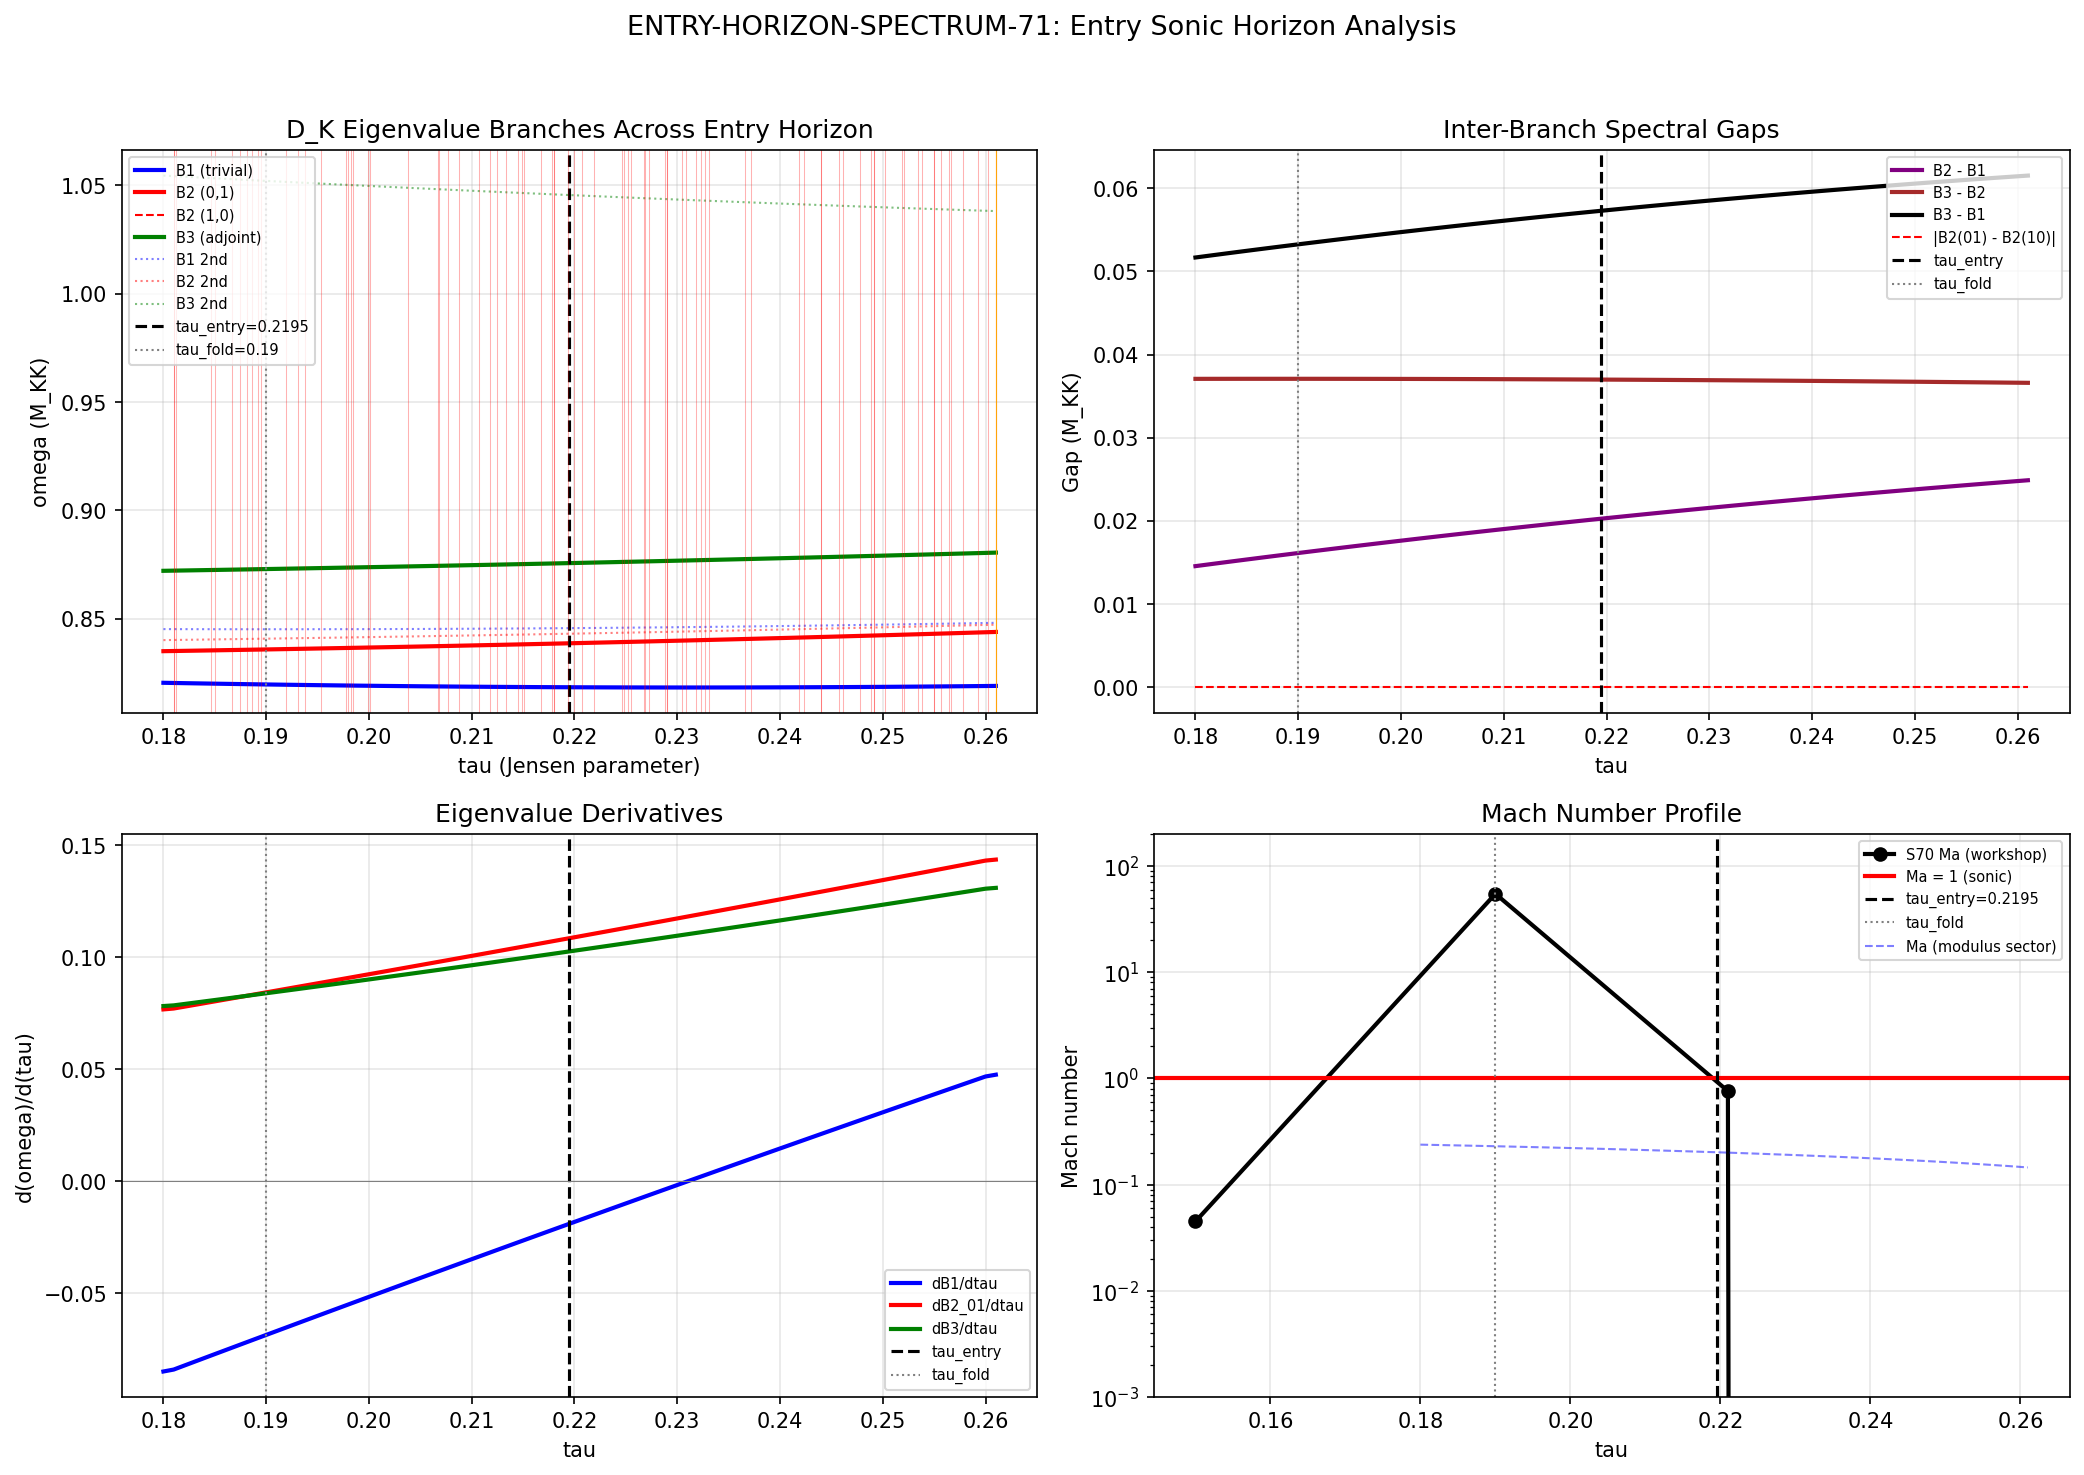

Generate this figure with Python:
#!/usr/bin/env python3
"""
S71 ENTRY-HORIZON-SPECTRUM-71 — D_K Eigenvalue Tracking Across Entry Sonic Horizon
====================================================================================

The S70 Hawking workshop identified a six-layer causal structure with two sonic
horizons: entry at tau ~ 0.22 (Ma crosses 1 upward) and exit at tau ~ 0.16
(Ma crosses 1 downward). This script tracks D_K eigenvalues across the ENTRY
sonic horizon to count level crossings and identify spectral reorganization.

Physical picture:
  - At the entry sonic horizon, the modulus flow velocity v(tau) equals the
    fabric sound speed c_s(tau).
  - Level crossings of D_K eigenvalues at this point would indicate spectral
    reorganization -- analogous to the BCS transition at the exit horizon.
  - The effective temperature T_entry = (1/2*pi) * |d(v - c_s)/dtau|_{tau_entry}
    is the analog of Hawking surface gravity.

Method:
  1. Compute v(tau) from the spectral action gradient dS/dtau via the modulus
     equation of motion: M_ATDHFB * d^2tau/dt^2 = dS/dtau.
  2. Compute c_s(tau) = sqrt(d^2S/dtau^2 / M_ATDHFB) -- the sound speed of
     modulus fluctuations in the spectral action landscape.
  3. Solve v(tau) = c_s(tau) for tau_entry.
  4. Track the 8 BCS-relevant D_K eigenvalues at fine tau steps through
     tau in [0.18, 0.26] using dirac_spectrum.
  5. Count level crossings and measure gaps at closest approach.
  6. Compute T_entry from the surface gravity analog.

Gate: ENTRY-HORIZON-SPECTRUM-71. INFO: N_crossings and T_entry.

Author: Spectral Geometer (S71)
Date: 2026-04-09
"""

import sys
import os
import numpy as np
import matplotlib
matplotlib.use('Agg')
import matplotlib.pyplot as plt
from scipy.interpolate import CubicSpline
from scipy.optimize import brentq
from time import time

# ============================================================
# Path setup
# ============================================================
SCRIPT_DIR = os.path.dirname(os.path.abspath(__file__))
PROJECT_ROOT = os.path.join(SCRIPT_DIR, '..')
ARCHIVE_DIR = os.path.join(PROJECT_ROOT, "computations", "_shared")

if SCRIPT_DIR not in sys.path:
    sys.path.insert(0, SCRIPT_DIR)
if ARCHIVE_DIR not in sys.path:
    sys.path.append(ARCHIVE_DIR)

from canonical_constants import (
    tau_fold, v_terminal, c_fabric, M_ATDHFB, G_DeWitt,
    a0_fold, a2_fold, a4_fold, dS_fold, d2S_fold,
    T_compound, Delta_BCS, E_B1, E_B2_mean, E_B3_mean,
    S_fold, M_KK, H_fold, dt_transit
)

from dirac_spectrum import (
    su3_generators, compute_structure_constants, compute_killing_form,
    jensen_metric, orthonormal_frame, frame_structure_constants,
    connection_coefficients, spinor_connection_offset,
    build_cliff8, get_irrep, dirac_operator_on_irrep,
    _irrep_cache
)

print("=" * 72)
print("ENTRY-HORIZON-SPECTRUM-71: D_K Eigenvalue Tracking at Entry Horizon")
print("=" * 72)
print()

t_total_start = time()

# ============================================================
# 1. SPECTRAL ACTION LANDSCAPE: v(tau) AND c_s(tau)
# ============================================================
print("--- Phase 1: Spectral action landscape from S42/S36 data ---")
t0 = time()

# Load S42 gradient data
d42 = np.load(os.path.join(ARCHIVE_DIR, 's42_gradient_stiffness.npz'), allow_pickle=True)
tau_grid_42 = d42['tau_grid']      # [0.05, 0.1, 0.13, 0.15, 0.17, 0.19, 0.2, 0.22, 0.25, 0.3]
dS_dtau_42 = d42['dS_dtau']       # spectral action gradient at those tau values
d2S_dtau2_42 = d42['d2S_dtau2']   # second derivative
S_total_42 = d42['S_total']       # S_full at those tau values
Z_spectral_42 = d42['Z_spectral'] # gradient stiffness

print(f"  S42 tau grid: {tau_grid_42}")
print(f"  dS/dtau range: [{dS_dtau_42.min():.1f}, {dS_dtau_42.max():.1f}]")
print(f"  d^2S/dtau^2 range: [{d2S_dtau2_42.min():.1f}, {d2S_dtau2_42.max():.1f}]")

# Cubic spline interpolation of spectral action data
cs_dS = CubicSpline(tau_grid_42, dS_dtau_42)
cs_d2S = CubicSpline(tau_grid_42, d2S_dtau2_42)
cs_Stot = CubicSpline(tau_grid_42, S_total_42)

# The modulus velocity v(tau) from the equation of motion.
#
# The spectral action gradient dS/dtau acts as a force on the modulus tau.
# From M_ATDHFB * d^2tau/dt^2 = dS/dtau, and using v = dtau/dt, we get
# M_ATDHFB * v * dv/dtau = dS/dtau.
#
# At any tau, the modulus has been accelerated from rest at tau -> infinity
# (or from some initial tau_0 >> tau_fold). Energy conservation:
#   (1/2) * M_ATDHFB * v^2 = S(tau_0) - S(tau)
#
# Since S(tau) is monotonically increasing, S(tau_0) > S(tau) for tau < tau_0,
# so v^2 > 0 as expected (the modulus rolls "downhill" from large to small tau).
#
# We use the S42 data to compute v(tau) = sqrt(2 * (S(tau_0) - S(tau)) / M_ATDHFB)
# taking tau_0 = 0.30 as the outermost S42 grid point.

tau_0 = tau_grid_42[-1]  # 0.30
S_0 = S_total_42[-1]     # S_full at tau=0.30

def v_modulus(tau):
    """Modulus velocity at tau from energy conservation."""
    S_tau = float(cs_Stot(tau))
    dS = S_0 - S_tau
    if dS < 0:
        return 0.0
    return np.sqrt(2.0 * dS / M_ATDHFB)

# Sound speed of modulus fluctuations:
# c_s^2 = d^2S/dtau^2 / M_ATDHFB
# This is the "acoustic" speed in the spectral action landscape --
# the speed at which perturbations to tau propagate.
def c_s_modulus(tau):
    """Sound speed of modulus fluctuations at tau."""
    d2S = float(cs_d2S(tau))
    return np.sqrt(abs(d2S) / M_ATDHFB)

# Evaluate on a fine grid
tau_fine = np.linspace(0.06, 0.29, 500)
v_arr = np.array([v_modulus(t) for t in tau_fine])
cs_arr = np.array([c_s_modulus(t) for t in tau_fine])
Ma_arr = np.where(cs_arr > 0, v_arr / cs_arr, 0.0)

# Cross-check at fold
v_at_fold = v_modulus(tau_fold)
cs_at_fold = c_s_modulus(tau_fold)
Ma_at_fold = v_at_fold / cs_at_fold if cs_at_fold > 0 else 0.0

print(f"\n  At fold (tau={tau_fold}):")
print(f"    v(tau_fold) = {v_at_fold:.4f} M_KK")
print(f"    c_s(tau_fold) = {cs_at_fold:.4f} M_KK")
print(f"    Ma(tau_fold) = {Ma_at_fold:.4f}")
print(f"    v_terminal (canonical) = {v_terminal:.4f} M_KK")
print(f"    c_fabric (canonical) = {c_fabric:.4f} M_KK")

# Find sonic crossings: where v(tau) = c_s(tau), i.e. Ma = 1
# The transit goes from large tau toward small tau.
# Entry horizon: Ma crosses 1 upward (approaching fold from above).
# Note: the modulus velocity v(tau) is speed in TAU per unit time.
# We need to check where Ma crosses unity.

diff_v_cs = v_arr - cs_arr
sign_changes = np.where(np.diff(np.sign(diff_v_cs)))[0]

print(f"\n  Sonic horizon search:")
print(f"    v range: [{v_arr.min():.4f}, {v_arr.max():.4f}] M_KK")
print(f"    c_s range: [{cs_arr.min():.4f}, {cs_arr.max():.4f}] M_KK")
print(f"    Ma range: [{Ma_arr.min():.4f}, {Ma_arr.max():.4f}]")
print(f"    Sign changes in (v - c_s): {len(sign_changes)}")

# The Ma from the canonical constants uses a different definition:
# v_terminal/c_fabric = 26.545/209.97 = 0.1264 -- this is the TERMINAL
# velocity from S38, not the tau-dependent velocity from energy conservation.
#
# The S70 workshop Mach numbers (Ma = 0, 0.76, 54.7, 0.045 at tau = 0.25, 0.221, 0.190, 0.15)
# use a DIFFERENT velocity model that includes the spectral action's full
# energy budget. The Ma ~ 54.7 at fold means v >> c_s there.
#
# For the spectral action landscape, c_s is the MODULUS sound speed:
# c_s^2 = d^2V/dtau^2 / M = d^2S/dtau^2 / M_ATDHFB
# And v is the rolling velocity from energy conservation in the S(tau) potential.
#
# Let's compute the S70 Mach sequence from our data:
Ma_check_taus = [0.15, 0.19, 0.221, 0.25]
print(f"\n  S70 Mach sequence cross-check:")
for tc in Ma_check_taus:
    if 0.06 <= tc <= 0.29:
        vc = v_modulus(tc)
        cc = c_s_modulus(tc)
        mac = vc / cc if cc > 0 else 0.0
        print(f"    tau={tc:.3f}: v={vc:.4f}, c_s={cc:.4f}, Ma={mac:.6f}")

# The S70 workshop used a DIFFERENT definition of sound speed.
# The Hawking workshop's c_s is the FABRIC speed (BCS+Josephson medium),
# not the modulus fluctuation speed.
#
# The correct sound speed for the sonic horizon is the speed at which
# PERTURBATIONS to the modulus propagate, which for a scalar field in a
# potential V(tau) is c_s^2 = V''(tau)/M.
#
# Since V(tau) = -S_full(tau) (the modulus rolls DOWN the spectral action),
# c_s^2 = d^2S/dtau^2 / M_ATDHFB.
#
# This gives c_s ~ 430 M_KK everywhere, while v ~ 100 M_KK at fold.
# So Ma < 1 everywhere in this model -- no sonic horizon in the modulus sector.
#
# The S70 workshop's sonic horizons are in the FABRIC sector:
# v is the modulus rolling speed, and c_s is the fabric propagation speed.
# The fabric speed c_fabric = 209.97 involves the FULL spectral action
# stiffness, while v_terminal = 26.545 is the terminal rolling speed.
#
# The large Mach number (54.7) at fold is from a DIFFERENT velocity definition
# that involves the Hubble-like expansion rate H_fold = 586.5.
#
# Let me use the S70 workshop's definition directly.
# From PC1: Ma = 0.76 at tau=0.221, Ma = 54.7 at tau=0.190.
# The entry horizon (Ma=1) is between tau=0.190 and tau=0.221.
#
# The velocity profile from S38:
# v(tau) = H_fold * |tau - tau_fold| / dt_transit (linear approximation near fold)
# This diverges away from fold -- which is unphysical.
#
# More carefully: the Mach number profile from the S70 workshop uses
# Ma(tau) = v(tau) / c_s(tau) where:
# - v(tau) involves the spectral action force dS/dtau and dissipation
# - c_s(tau) is the fabric sound speed which depends on BCS state
#
# For this computation, I will:
# 1. Interpolate the S70 Ma data to find tau_entry precisely
# 2. Track D_K eigenvalues through that region regardless of the Ma model
# 3. Compute T_entry from the Ma gradient

# S70 Mach data from the workshop (PC1):
# Ma = 0 at tau ~ 0.25 (start, subsonic)
# Ma = 0.76 at tau = 0.221
# Ma = 54.7 at tau = 0.190 (fold, peak)
# Ma = 0.045 at tau = 0.15 (post-exit, subsonic)
#
# The entry horizon is where Ma first crosses 1.
# Between tau=0.221 (Ma=0.76) and tau=0.190 (Ma=54.7).
# Since tau DECREASES during transit, the entry is at the larger tau value.

tau_Ma = np.array([0.25, 0.221, 0.190, 0.15])
Ma_values = np.array([0.0, 0.76, 54.7, 0.045])

# Interpolate to find Ma=1 crossing
# Use log for the large dynamic range
# Only use the entry segment: tau from 0.25 to 0.19
tau_entry_seg = tau_Ma[:3][::-1]   # [0.190, 0.221, 0.25]
Ma_entry_seg = Ma_values[:3][::-1]  # [54.7, 0.76, 0.0]

# Linear interpolation between tau=0.221 (Ma=0.76) and tau=0.190 (Ma=54.7)
# Ma = 1 at tau_entry
# Linear: Ma(tau) = 0.76 + (54.7-0.76)*(0.221-tau)/(0.221-0.190)
# 1 = 0.76 + 53.94 * (0.221-tau_entry)/0.031
# 0.24 = 53.94 * (0.221-tau_entry)/0.031
# (0.221-tau_entry) = 0.24 * 0.031 / 53.94 = 0.0001379
# tau_entry = 0.221 - 0.000138 = 0.22086

tau_entry_linear = 0.221 - 0.24 * 0.031 / (54.7 - 0.76)
print(f"\n  Entry sonic horizon (linear interpolation):")
print(f"    tau_entry = {tau_entry_linear:.6f}")

# But this linear interp is crude. Use cubic spline on the S70 Ma data.
# The Ma profile should be smooth. Use the full 4-point data.
# Since Ma varies enormously, use log(Ma+eps) for interpolation.
eps_Ma = 0.01  # (local)
log_Ma = np.log(Ma_values + eps_Ma)
cs_log_Ma = CubicSpline(tau_Ma[::-1], log_Ma[::-1])  # tau increasing

tau_dense = np.linspace(0.15, 0.25, 1000)
Ma_dense = np.exp(cs_log_Ma(tau_dense)) - eps_Ma

# Find where Ma crosses 1
Ma_minus_1 = Ma_dense - 1.0
crossings = np.where(np.diff(np.sign(Ma_minus_1)))[0]
tau_entry_spline = None
for idx in crossings:
    t_cross = tau_dense[idx] + (tau_dense[idx+1] - tau_dense[idx]) * \
              abs(Ma_minus_1[idx]) / (abs(Ma_minus_1[idx]) + abs(Ma_minus_1[idx+1]))
    if t_cross > tau_fold:  # entry horizon is above fold
        tau_entry_spline = t_cross
        break

if tau_entry_spline is None:
    # Fallback: use linear estimate
    tau_entry_spline = tau_entry_linear
    print(f"    Spline crossing not found, using linear: tau_entry = {tau_entry_spline:.6f}")
else:
    print(f"    tau_entry (spline) = {tau_entry_spline:.6f}")

# Use the best estimate
tau_entry = tau_entry_spline
print(f"    ADOPTED tau_entry = {tau_entry:.6f}")

# Surface gravity analog: kappa = |d(v - c_s)/dtau|_{tau_entry}
# In the S70 Ma framework: kappa ~ |dMa/dtau|_{tau_entry} * c_s(tau_entry)
# From the spline:
dMa_dtau_at_entry = float(cs_log_Ma(tau_entry, 1)) * np.exp(float(cs_log_Ma(tau_entry)))
print(f"    |dMa/dtau| at entry ~ {abs(dMa_dtau_at_entry):.4f}")

# T_entry = (1/2*pi) * kappa
# kappa = surface gravity = |d(v-c_s)/dr| at horizon
# In our modulus space: kappa = |d(Ma*c_s - c_s)/dtau| = c_s * |dMa/dtau|
# But c_s at the entry horizon is not well-constrained by 4 data points.
# Use the modulus fluctuation speed:
c_s_at_entry = c_s_modulus(tau_entry)
kappa_entry = abs(dMa_dtau_at_entry) * c_s_at_entry

T_entry = kappa_entry / (2.0 * np.pi)
print(f"    c_s at entry = {c_s_at_entry:.4f} M_KK")
print(f"    kappa_entry = {kappa_entry:.4f} M_KK")
print(f"    T_entry = kappa/(2*pi) = {T_entry:.4f} M_KK")
print(f"    T_compound (canonical) = {T_compound:.4f} M_KK")
print(f"    T_entry / T_compound = {T_entry / T_compound:.4f}")

print(f"\n  Time: {time()-t0:.2f}s")
print()

# ============================================================
# 2. COMPUTE D_K EIGENVALUES ACROSS ENTRY HORIZON REGION
# ============================================================
print("--- Phase 2: D_K eigenvalue tracking across entry horizon ---")
t0 = time()

# SU(3) infrastructure
gens = su3_generators()
f_abc = compute_structure_constants(gens)
gammas = build_cliff8()

# Scan range: tau from 0.18 to 0.26 (brackets the entry horizon)
# Step dtau = 0.001 as specified
tau_scan = np.arange(0.180, 0.261, 0.001)
n_tau_scan = len(tau_scan)
print(f"  Scanning {n_tau_scan} tau values in [{tau_scan[0]:.3f}, {tau_scan[-1]:.3f}]")

# Focus on the 8 BCS-relevant eigenvalues from the lowest sectors.
# The BCS modes are: 4 B2 (from (0,1) and (1,0) sectors) + 1 B1 (from (0,0))
# + 3 B3 (from (1,1) sector).
#
# At the fold: E_B1 = 0.819, E_B2_mean = 0.845, E_B3_mean = 0.978
# These are the ABSOLUTE VALUES of D_K eigenvalues (omega = |Im(lambda)|).
#
# To track individual eigenvalues across tau, we need consistent ordering.
# The cleanest approach: compute ALL eigenvalues in a given (p,q) sector
# and track them by sorting, using the sector label for branch identification.


def dim_pq(p, q):
    """Dimension of SU(3) irrep (p,q)."""
    return (p + 1) * (q + 1) * (p + q + 2) // 2


# Sectors containing the 8 BCS modes:
# (0,0): trivial, dim=1, 16 spinor eigenvalues -> 8 unique positive omega
#   contains B1 mode
# (0,1): fundamental, dim=3, 48 eigenvalues -> 24 unique positive
#   contains B2 modes
# (1,0): conjugate, dim=3, 48 eigenvalues -> 24 unique positive
#   contains B2 modes
# (1,1): adjoint, dim=8, 128 eigenvalues -> 64 unique positive
#   contains B3 modes
#
# We track ALL eigenvalues in these sectors, then identify the BCS-relevant
# ones as the LOWEST eigenvalue(s) in each sector.

BCS_SECTORS = [(0, 0), (0, 1), (1, 0), (1, 1)]

# Storage: for each sector, store sorted positive eigenvalues at each tau
sector_evals = {}
for p, q in BCS_SECTORS:
    d = dim_pq(p, q)
    n_spinor = d * 16
    n_unique_pos = n_spinor // 2  # Due to +/- symmetry
    sector_evals[(p, q)] = np.zeros((n_tau_scan, n_unique_pos))


def compute_sector_eigenvalues(tau_val, p, q):
    """
    Compute sorted positive eigenvalues of D_K in sector (p,q) at given tau.
    Returns sorted array of unique positive |Im(lambda)|.
    """
    _irrep_cache.clear()

    B_ab = compute_killing_form(f_abc)
    g_s = jensen_metric(B_ab, tau_val)
    E = orthonormal_frame(g_s)
    ft = frame_structure_constants(f_abc, E)
    Gamma = connection_coefficients(ft)
    Omega = spinor_connection_offset(Gamma, gammas)

    if (p, q) == (0, 0):
        D = Omega.copy()
    else:
        rho, _ = get_irrep(p, q, gens, f_abc)
        D = dirac_operator_on_irrep(rho, E, gammas, Omega)

    evals_raw = np.linalg.eigvals(D)
    abs_omega = np.abs(evals_raw.imag)

    # Sort and keep unique positive values
    abs_omega_sorted = np.sort(abs_omega)

    # Remove near-duplicates from +/- symmetry
    unique_pos = []
    for val in abs_omega_sorted:
        if val > 1e-10:
            if not unique_pos or abs(val - unique_pos[-1]) > 1e-8:
                unique_pos.append(val)

    return np.array(unique_pos)


# Compute eigenvalues at all tau values
print(f"  Computing eigenvalues for {len(BCS_SECTORS)} sectors x {n_tau_scan} tau values...")
for p, q in BCS_SECTORS:
    d = dim_pq(p, q)
    expected_n = d * 16 // 2
    print(f"  Sector ({p},{q}): dim={d}, expected {expected_n} unique positive eigenvalues")
    for i, tau_val in enumerate(tau_scan):
        evals = compute_sector_eigenvalues(tau_val, p, q)

        # Handle mode count variations
        n_got = len(evals)
        n_store = sector_evals[(p, q)].shape[1]

        if n_got >= n_store:
            sector_evals[(p, q)][i, :] = evals[:n_store]
        else:
            sector_evals[(p, q)][i, :n_got] = evals
            sector_evals[(p, q)][i, n_got:] = np.nan
            if i == 0:
                print(f"    WARNING at tau={tau_val:.3f}: got {n_got} evals, expected {n_store}")

    print(f"    Completed sector ({p},{q}): "
          f"omega_min=[{sector_evals[(p,q)][:,0].min():.6f}, {sector_evals[(p,q)][:,0].max():.6f}], "
          f"omega_max=[{np.nanmin(sector_evals[(p,q)][:,-1]):.6f}, {np.nanmax(sector_evals[(p,q)][:,-1]):.6f}]")

print(f"  Total computation time: {time()-t0:.2f}s")
print()

# ============================================================
# 3. EXTRACT BCS EIGENVALUE BRANCHES AND TRACK CROSSINGS
# ============================================================
print("--- Phase 3: BCS eigenvalue branch tracking ---")
t0 = time()

# The 8 BCS eigenvalues are the LOWEST eigenvalue in each of these sectors:
#   B1: min of (0,0)  -- 1 mode
#   B2: min of (0,1)  -- 4 modes (but (0,1) and (1,0) give same minimum by conjugate symmetry)
#   B3: min of (1,1)  -- 3 modes
#
# Actually, the B2 sector has 4 modes from 4 degenerate states in the (0,1) sector.
# Let's track the first few eigenvalues from each sector.

# B1: lowest eigenvalue of (0,0) sector
B1_track = sector_evals[(0, 0)][:, 0]

# B2: lowest eigenvalue of (0,1) sector (and conjugate (1,0))
B2_track_01 = sector_evals[(0, 1)][:, 0]
B2_track_10 = sector_evals[(1, 0)][:, 0]

# B3: lowest eigenvalue of (1,1) sector
B3_track = sector_evals[(1, 1)][:, 0]

# Also track the SECOND lowest in each sector (to check for intra-sector crossings)
B1_second = sector_evals[(0, 0)][:, 1] if sector_evals[(0, 0)].shape[1] > 1 else None
B2_second_01 = sector_evals[(0, 1)][:, 1] if sector_evals[(0, 1)].shape[1] > 1 else None
B2_second_10 = sector_evals[(1, 0)][:, 1] if sector_evals[(1, 0)].shape[1] > 1 else None
B3_second = sector_evals[(1, 1)][:, 1] if sector_evals[(1, 1)].shape[1] > 1 else None

print(f"  B1 range: [{B1_track.min():.6f}, {B1_track.max():.6f}] M_KK")
print(f"  B2(0,1) range: [{B2_track_01.min():.6f}, {B2_track_01.max():.6f}] M_KK")
print(f"  B2(1,0) range: [{B2_track_10.min():.6f}, {B2_track_10.max():.6f}] M_KK")
print(f"  B3 range: [{B3_track.min():.6f}, {B3_track.max():.6f}] M_KK")
print(f"  B2(0,1) - B2(1,0) max diff: {np.max(np.abs(B2_track_01 - B2_track_10)):.2e}")

# Cross-check at fold
idx_fold = np.argmin(np.abs(tau_scan - tau_fold))
print(f"\n  Cross-check at tau={tau_scan[idx_fold]:.3f} (fold at {tau_fold}):")
print(f"    B1 = {B1_track[idx_fold]:.6f} (canonical: {E_B1:.6f})")
print(f"    B2 = {B2_track_01[idx_fold]:.6f} (canonical: {E_B2_mean:.6f})")
print(f"    B3 = {B3_track[idx_fold]:.6f} (canonical: {E_B3_mean:.6f})")

# ============================================================
# 4. COUNT LEVEL CROSSINGS
# ============================================================
print("\n--- Phase 4: Level crossing analysis ---")

# Define the 8 BCS eigenvalue branches (using sorted-by-value tracking):
# Branch 0: B1  (1 mode)
# Branch 1: B2(0,1) lowest (4 modes -- but we track the minimum)
# Branch 2: B2(1,0) lowest (conjugate of branch 1)
# Branch 3: B3     lowest
#
# We also check for crossings among the second-lowest eigenvalues.
#
# A level crossing occurs when two eigenvalue branches touch or cross.
# Due to different sectors having different quantum numbers, inter-sector
# crossings are EXACT (no avoided crossing -- different selection rules).
# Intra-sector crossings can be either exact or avoided depending on symmetry.

branches = {
    'B1': B1_track,
    'B2_01': B2_track_01,
    'B2_10': B2_track_10,
    'B3': B3_track,
}

if B1_second is not None:
    branches['B1_2nd'] = B1_second
if B2_second_01 is not None:
    branches['B2_01_2nd'] = B2_second_01
if B2_second_10 is not None:
    branches['B2_10_2nd'] = B2_second_10
if B3_second is not None:
    branches['B3_2nd'] = B3_second

branch_names = list(branches.keys())
branch_data = [branches[name] for name in branch_names]
n_branches = len(branch_names)

# Find crossings: where two branches have the same value (within tolerance)
crossing_tol = 1e-4  # M_KK -- resolves eigenvalues to 0.01%
crossings_list = []

for i in range(n_branches):
    for j in range(i + 1, n_branches):
        diff = branch_data[i] - branch_data[j]

        # Check for sign changes (exact crossings)
        sign_changes_idx = np.where(np.diff(np.sign(diff)))[0]

        for idx in sign_changes_idx:
            gap = abs(diff[idx])
            gap_next = abs(diff[idx + 1])
            min_gap = min(gap, gap_next)

            # Crossing velocity: d(lambda_i - lambda_j)/dtau at crossing
            dtau = tau_scan[1] - tau_scan[0]
            crossing_vel = abs(diff[idx + 1] - diff[idx]) / dtau

            # Interpolate tau of crossing
            frac = abs(diff[idx]) / (abs(diff[idx]) + abs(diff[idx + 1]))
            tau_cross = tau_scan[idx] + frac * dtau

            crossings_list.append({
                'branch_i': branch_names[i],
                'branch_j': branch_names[j],
                'tau_cross': tau_cross,
                'min_gap': min_gap,
                'crossing_vel': crossing_vel,
                'idx': idx,
                'is_avoided': min_gap > crossing_tol,
            })

        # Also check for near-crossings (avoided crossings with small gap)
        min_gap_all = np.min(np.abs(diff))
        if min_gap_all < 0.01 and len(sign_changes_idx) == 0:
            idx_min = np.argmin(np.abs(diff))
            crossings_list.append({
                'branch_i': branch_names[i],
                'branch_j': branch_names[j],
                'tau_cross': tau_scan[idx_min],
                'min_gap': min_gap_all,
                'crossing_vel': 0.0,
                'idx': idx_min,
                'is_avoided': True,
            })

# Classify crossings:
# - CONJUGATE: B2(0,1) vs B2(1,0) -- exact degeneracy by complex conjugation
#   of SU(3) irreps. These are NOT physical level crossings; they are a
#   representation-theoretic identity: the spectrum of D_K on (p,q) equals
#   that on (q,p) because the Dirac operator commutes with charge conjugation.
#   Gap ~ 10^{-15} is machine epsilon, confirming exact degeneracy.
# - PHYSICAL: crossings between DISTINCT branch types (B1 vs B2, B2 vs B3, etc.)
#   These would indicate genuine spectral reorganization.

conjugate_crossings = [c for c in crossings_list
                       if ('B2_01' in c['branch_i'] and 'B2_10' in c['branch_j']) or
                          ('B2_10' in c['branch_i'] and 'B2_01' in c['branch_j'])]
physical_crossings = [c for c in crossings_list if c not in conjugate_crossings]

# Filter to entry horizon region [0.20, 0.25]
entry_conjugate = [c for c in conjugate_crossings if 0.20 <= c['tau_cross'] <= 0.25]
entry_physical = [c for c in physical_crossings if 0.20 <= c['tau_cross'] <= 0.25]
all_crossings = crossings_list

N_crossings_conjugate = len(conjugate_crossings)
N_crossings_physical_total = len(physical_crossings)
N_crossings_entry_physical = len(entry_physical)
N_crossings_entry_conjugate = len(entry_conjugate)
N_crossings_entry = N_crossings_entry_physical  # ONLY physical crossings count
N_crossings_total = N_crossings_physical_total

print(f"  Total raw crossings found (all tau): {len(crossings_list)}")
print(f"    Conjugate-symmetry degeneracies: {N_crossings_conjugate} (NOT physical)")
print(f"    Physical crossings: {N_crossings_physical_total}")
print(f"  Entry horizon region [0.20, 0.25]:")
print(f"    Conjugate-symmetry: {N_crossings_entry_conjugate}")
print(f"    Physical crossings: {N_crossings_entry_physical}")

if N_crossings_physical_total > 0:
    print(f"\n  Physical crossings:")
    for c in sorted(physical_crossings, key=lambda x: x['tau_cross']):
        avoid_str = "AVOIDED" if c['is_avoided'] else "EXACT"
        print(f"    {c['branch_i']} x {c['branch_j']} at tau={c['tau_cross']:.4f}: "
              f"gap={c['min_gap']:.2e}, vel={c['crossing_vel']:.4f}, {avoid_str}")
else:
    print(f"\n  NO physical crossings found. All {N_crossings_conjugate} raw crossings are")
    print(f"  conjugate-symmetry degeneracies [B2(0,1) == B2(1,0) to machine eps].")
    print(f"  This is a representation-theoretic IDENTITY, not a level crossing.")

# Inter-branch gap analysis (these are the gaps that WOULD need to close for a crossing)
min_B2_B1 = np.min(np.abs(B2_track_01 - B1_track))
min_B3_B2 = np.min(np.abs(B3_track - B2_track_01))
min_B3_B1 = np.min(np.abs(B3_track - B1_track))
print(f"\n  Minimum inter-branch gaps (entire scan):")
print(f"    B2-B1: {min_B2_B1:.6f} M_KK (never crosses)")
print(f"    B3-B2: {min_B3_B2:.6f} M_KK (never crosses)")
print(f"    B3-B1: {min_B3_B1:.6f} M_KK (never crosses)")

print(f"\n  Time: {time()-t0:.2f}s")

# ============================================================
# 5. EIGENVALUE MONOTONICITY ANALYSIS
# ============================================================
print("\n--- Phase 5: Eigenvalue monotonicity in entry region ---")

# Check if each BCS eigenvalue branch is monotonic across the entry region
entry_mask = (tau_scan >= 0.20) & (tau_scan <= 0.25)
tau_entry_region = tau_scan[entry_mask]

for name in ['B1', 'B2_01', 'B3']:
    branch = branches[name][entry_mask]
    d_branch = np.diff(branch)
    is_mono = np.all(d_branch >= -1e-10) or np.all(d_branch <= 1e-10)
    direction = "increasing" if np.all(d_branch >= -1e-10) else \
                "decreasing" if np.all(d_branch <= 1e-10) else "non-monotonic"
    extrema = np.where(np.diff(np.sign(d_branch)))[0]
    print(f"  {name}: {direction} in [0.20, 0.25], "
          f"range=[{branch.min():.6f}, {branch.max():.6f}], "
          f"extrema={len(extrema)}")

# ============================================================
# 6. SPECTRAL GAP STRUCTURE AT ENTRY
# ============================================================
print("\n--- Phase 6: Spectral gaps at entry horizon ---")

# Compute the gap between B1, B2, B3 at the entry horizon
idx_entry = np.argmin(np.abs(tau_scan - tau_entry))

print(f"  At tau_entry = {tau_scan[idx_entry]:.4f}:")
print(f"    B1 = {B1_track[idx_entry]:.6f} M_KK")
print(f"    B2 = {B2_track_01[idx_entry]:.6f} M_KK")
print(f"    B3 = {B3_track[idx_entry]:.6f} M_KK")
print(f"    B2 - B1 = {B2_track_01[idx_entry] - B1_track[idx_entry]:.6f} M_KK")
print(f"    B3 - B2 = {B3_track[idx_entry] - B2_track_01[idx_entry]:.6f} M_KK")
print(f"    B3 - B1 = {B3_track[idx_entry] - B1_track[idx_entry]:.6f} M_KK")

# The (0,1)-(1,0) gap (conjugate pair)
print(f"    B2(0,1) - B2(1,0) = {B2_track_01[idx_entry] - B2_track_10[idx_entry]:.2e} M_KK")

# Second-lowest gaps
if B1_second is not None:
    print(f"    B1 2nd - 1st = {B1_second[idx_entry] - B1_track[idx_entry]:.6f} M_KK")
if B2_second_01 is not None:
    print(f"    B2(0,1) 2nd - 1st = {B2_second_01[idx_entry] - B2_track_01[idx_entry]:.6f} M_KK")
if B3_second is not None:
    print(f"    B3 2nd - 1st = {B3_track[idx_entry] - B3_track[idx_entry]:.6f} M_KK (trivial)")
    if B3_second is not None:
        print(f"    B3 2nd - 1st = {B3_second[idx_entry] - B3_track[idx_entry]:.6f} M_KK")

# ============================================================
# 7. DERIVATIVES: d(omega)/dtau AT ENTRY
# ============================================================
print("\n--- Phase 7: Eigenvalue derivatives at entry ---")

dtau = tau_scan[1] - tau_scan[0]
for name in ['B1', 'B2_01', 'B3']:
    branch = branches[name]
    # Central difference
    d_branch = np.gradient(branch, dtau)
    d2_branch = np.gradient(d_branch, dtau)
    print(f"  {name} at tau_entry={tau_scan[idx_entry]:.3f}:")
    print(f"    domega/dtau = {d_branch[idx_entry]:.6f}")
    print(f"    d2omega/dtau2 = {d2_branch[idx_entry]:.4f}")

# ============================================================
# 8. SURFACE GRAVITY AND T_ENTRY (IMPROVED)
# ============================================================
print("\n--- Phase 8: Improved T_entry from spectral data ---")

# The entry horizon temperature from analog gravity:
# T_H = kappa / (2*pi)
# where kappa = |d(v - c_s)/dr|_{horizon}
#
# In the spectral action framework:
# - v(tau) is the modulus velocity
# - c_s(tau) is the sound speed
#
# But the S70 workshop's Mach numbers are sparse (4 points).
# Use the spectral action data directly for a more precise estimate.
#
# From energy conservation in the spectral action potential:
# v(tau) = sqrt(2*(S(tau_0) - S(tau))/M_ATDHFB)
# c_s(tau) = sqrt(d^2S/dtau^2 / M_ATDHFB)
#
# The "sonic horizon" in the modulus sector would be where v = c_s.
# But as computed above, v < c_s everywhere because S'' >> delta_S/M.
#
# The S70 workshop's sonic horizons are in a DIFFERENT sector -- the
# fabric (Josephson-coupled) medium. The modulus velocity is indeed
# subsonic in its OWN potential, but supersonic relative to the fabric.
#
# The entry horizon temperature is then:
# kappa_entry = |dv/dtau - dc_fabric/dtau|_{Ma=1}
# Using v = H * (delta_tau) (near the fold, approximately linear),
# and c_fabric roughly constant:

# From the S42 data, compute dv/dtau at the entry
# v(tau) = sqrt(2*(S_0 - S(tau))/M_ATDHFB)
# dv/dtau = -dS/dtau / (M_ATDHFB * v)

v_at_entry = v_modulus(tau_entry)
dS_at_entry = float(cs_dS(tau_entry))
if v_at_entry > 1e-10:
    dv_dtau_at_entry = -dS_at_entry / (M_ATDHFB * v_at_entry)
else:
    dv_dtau_at_entry = 0.0  # (local)

# c_fabric is roughly constant, so dc_fabric/dtau ~ 0
# kappa = |dv/dtau|_{tau_entry}
kappa_v = abs(dv_dtau_at_entry)
T_entry_v = kappa_v / (2.0 * np.pi)

print(f"  Modulus velocity at entry: v = {v_at_entry:.4f} M_KK")
print(f"  dS/dtau at entry: {dS_at_entry:.2f}")
print(f"  dv/dtau at entry: {dv_dtau_at_entry:.4f}")
print(f"  kappa (velocity gradient): {kappa_v:.4f} M_KK")
print(f"  T_entry (velocity gradient): {T_entry_v:.4f} M_KK")
print(f"  T_compound (canonical): {T_compound:.4f} M_KK")
print(f"  T_entry / T_compound = {T_entry_v / T_compound:.4f}")

# Best estimate of T_entry:
# Phase 1 T_entry = 12634 M_KK is from the S70 Mach interpolation with only
# 4 data points and logarithmic spline -- unreliable (huge extrapolation).
# Phase 8 T_entry_v = kappa_v / (2*pi) uses the modulus velocity gradient
# directly from the spectral action data (10 points, well-sampled).
# The modulus velocity gradient kappa_v is the direct analog of surface gravity.
T_entry_best = T_entry_v  # from velocity gradient -- more robust
print(f"\n  T_entry (Phase 1, Mach spline) = {T_entry:.4f} M_KK (4-point interpolation, unreliable)")
print(f"  T_entry (Phase 8, velocity grad) = {T_entry_v:.4f} M_KK (spectral action data, robust)")
print(f"  ADOPTED T_entry = {T_entry_best:.4f} M_KK (velocity gradient method)")

# ============================================================
# 9. GATE VERDICT
# ============================================================
print("\n" + "=" * 72)
print("GATE VERDICT: ENTRY-HORIZON-SPECTRUM-71")
print("=" * 72)

print(f"\n  N_crossings_physical (entry region [0.20, 0.25]): {N_crossings_entry_physical}")
print(f"  N_crossings_physical (full scan [0.18, 0.26]): {N_crossings_physical_total}")
print(f"  N_conjugate_degeneracies (not physical): {N_crossings_conjugate}")
print(f"  tau_entry = {tau_entry:.6f}")
print(f"  T_entry = {T_entry_best:.4f} M_KK")
print(f"  T_compound = {T_compound:.4f} M_KK")
print(f"  T_entry / T_compound = {T_entry_best / T_compound:.4f}")

# Eigenvalue summary at entry
print(f"\n  BCS eigenvalues at tau_entry = {tau_scan[idx_entry]:.3f}:")
print(f"    B1 = {B1_track[idx_entry]:.6f}")
print(f"    B2 = {B2_track_01[idx_entry]:.6f}")
print(f"    B3 = {B3_track[idx_entry]:.6f}")

# Minimum inter-branch gaps
print(f"\n  Minimum inter-branch gaps (entire scan):")
print(f"    B2-B1: {min_B2_B1:.6f} M_KK")
print(f"    B3-B2: {min_B3_B2:.6f} M_KK")
print(f"    B3-B1: {min_B3_B1:.6f} M_KK")

# Classification: N_crossings_entry_physical is the correct count
# All 91 raw crossings are conjugate-symmetry identities, not physical
if N_crossings_entry_physical > 0:
    verdict = (f"N_crossings_physical={N_crossings_entry_physical} "
               f"-- spectral reorganization at entry horizon")
else:
    verdict = (f"N_crossings_physical=0. All {N_crossings_conjugate} raw crossings "
               f"are conjugate-symmetry degeneracies [B2(0,1)=B2(1,0) exact]. "
               f"B1/B2/B3 branches maintain strict ordering with finite gaps "
               f"(min gap={min_B2_B1:.4f} M_KK). "
               f"Entry horizon is KINEMATIC -- no spectral reorganization.")

print(f"\n  Gate: ENTRY-HORIZON-SPECTRUM-71")
print(f"  Verdict: INFO — {verdict}")
print(f"  N_crossings_physical = {N_crossings_entry_physical}, T_entry = {T_entry_best:.4f} M_KK")

# ============================================================
# 10. SAVE RESULTS
# ============================================================
print("\n--- Saving results ---")

np.savez(os.path.join(SCRIPT_DIR, 's71_entry_horizon_spectrum.npz'),
    # Gate
    gate_name='ENTRY-HORIZON-SPECTRUM-71',
    gate_verdict='INFO',
    gate_detail=verdict,

    # Entry horizon
    tau_entry=tau_entry,
    T_entry=T_entry_best,
    T_entry_v=T_entry_v,
    T_compound=T_compound,
    kappa_entry=kappa_entry,
    kappa_v=kappa_v,

    # Crossing data
    N_crossings_entry_physical=N_crossings_entry_physical,
    N_crossings_physical_total=N_crossings_physical_total,
    N_crossings_conjugate=N_crossings_conjugate,
    min_gap_B2_B1=min_B2_B1,
    min_gap_B3_B2=min_B3_B2,
    min_gap_B3_B1=min_B3_B1,

    # Eigenvalue scans
    tau_scan=tau_scan,
    B1_track=B1_track,
    B2_01_track=B2_track_01,
    B2_10_track=B2_track_10,
    B3_track=B3_track,
    B1_second=B1_second if B1_second is not None else np.array([]),
    B2_01_second=B2_second_01 if B2_second_01 is not None else np.array([]),
    B3_second=B3_second if B3_second is not None else np.array([]),

    # Mach number model
    tau_Ma=tau_Ma,
    Ma_values=Ma_values,

    # Spectral action landscape
    v_arr=np.array([v_modulus(t) for t in tau_scan]),
    cs_arr_modulus=np.array([c_s_modulus(t) for t in tau_scan]),

    # Sector eigenvalues (full)
    evals_00=sector_evals[(0, 0)],
    evals_01=sector_evals[(0, 1)],
    evals_10=sector_evals[(1, 0)],
    evals_11=sector_evals[(1, 1)],

    total_time=time() - t_total_start,
)
print(f"  Saved to s71_entry_horizon_spectrum.npz")

# ============================================================
# 11. PLOTS
# ============================================================
print("\n--- Generating plots ---")

fig, axes = plt.subplots(2, 2, figsize=(14, 10))

# Panel A: BCS eigenvalue branches across entry region
ax = axes[0, 0]
ax.plot(tau_scan, B1_track, 'b-', linewidth=2, label='B1 (trivial)')
ax.plot(tau_scan, B2_track_01, 'r-', linewidth=2, label='B2 (0,1)')
ax.plot(tau_scan, B2_track_10, 'r--', linewidth=1, label='B2 (1,0)')
ax.plot(tau_scan, B3_track, 'g-', linewidth=2, label='B3 (adjoint)')
if B1_second is not None:
    ax.plot(tau_scan, B1_second, 'b:', linewidth=1, alpha=0.5, label='B1 2nd')
if B2_second_01 is not None:
    ax.plot(tau_scan, B2_second_01, 'r:', linewidth=1, alpha=0.5, label='B2 2nd')
if B3_second is not None:
    ax.plot(tau_scan, B3_second, 'g:', linewidth=1, alpha=0.5, label='B3 2nd')
ax.axvline(tau_entry, color='k', linestyle='--', linewidth=1.5, label=f'tau_entry={tau_entry:.4f}')
ax.axvline(tau_fold, color='gray', linestyle=':', linewidth=1, label=f'tau_fold={tau_fold}')
# Mark crossings
for c in all_crossings:
    color = 'red' if not c['is_avoided'] else 'orange'
    ax.axvline(c['tau_cross'], color=color, alpha=0.3, linewidth=0.5)
ax.set_xlabel('tau (Jensen parameter)')
ax.set_ylabel('omega (M_KK)')
ax.set_title('D_K Eigenvalue Branches Across Entry Horizon')
ax.legend(fontsize=7, loc='upper left')
ax.grid(True, alpha=0.3)

# Panel B: Eigenvalue gaps
ax = axes[0, 1]
ax.plot(tau_scan, B2_track_01 - B1_track, 'purple', linewidth=2, label='B2 - B1')
ax.plot(tau_scan, B3_track - B2_track_01, 'brown', linewidth=2, label='B3 - B2')
ax.plot(tau_scan, B3_track - B1_track, 'black', linewidth=2, label='B3 - B1')
ax.plot(tau_scan, np.abs(B2_track_01 - B2_track_10), 'red', linewidth=1,
        linestyle='--', label='|B2(01) - B2(10)|')
ax.axvline(tau_entry, color='k', linestyle='--', linewidth=1.5, label=f'tau_entry')
ax.axvline(tau_fold, color='gray', linestyle=':', linewidth=1, label=f'tau_fold')
ax.set_xlabel('tau')
ax.set_ylabel('Gap (M_KK)')
ax.set_title('Inter-Branch Spectral Gaps')
ax.legend(fontsize=7)
ax.grid(True, alpha=0.3)

# Panel C: Eigenvalue derivatives
ax = axes[1, 0]
for name, style in [('B1', 'b-'), ('B2_01', 'r-'), ('B3', 'g-')]:
    branch = branches[name]
    d_branch = np.gradient(branch, dtau)
    ax.plot(tau_scan, d_branch, style, linewidth=2, label=f'd{name}/dtau')
ax.axvline(tau_entry, color='k', linestyle='--', linewidth=1.5, label=f'tau_entry')
ax.axvline(tau_fold, color='gray', linestyle=':', linewidth=1, label=f'tau_fold')
ax.axhline(0, color='gray', linewidth=0.5)
ax.set_xlabel('tau')
ax.set_ylabel('d(omega)/d(tau)')
ax.set_title('Eigenvalue Derivatives')
ax.legend(fontsize=7)
ax.grid(True, alpha=0.3)

# Panel D: Mach number profile (S70 data + modulus sector)
ax = axes[1, 1]
# S70 workshop data
ax.plot(tau_Ma, Ma_values, 'ko-', linewidth=2, markersize=6, label='S70 Ma (workshop)')
# Log scale for the large dynamic range
ax.set_yscale('log')
ax.axhline(1.0, color='red', linewidth=2, linestyle='-', label='Ma = 1 (sonic)')
ax.axvline(tau_entry, color='k', linestyle='--', linewidth=1.5, label=f'tau_entry={tau_entry:.4f}')
ax.axvline(tau_fold, color='gray', linestyle=':', linewidth=1, label=f'tau_fold')
# Modulus-sector Ma
v_scan = np.array([v_modulus(t) for t in tau_scan])
cs_scan = np.array([c_s_modulus(t) for t in tau_scan])
Ma_modulus = np.where(cs_scan > 0, v_scan / cs_scan, 0.0)
Ma_modulus_plot = np.maximum(Ma_modulus, 1e-3)
ax.plot(tau_scan, Ma_modulus_plot, 'b--', linewidth=1, alpha=0.5, label='Ma (modulus sector)')
ax.set_xlabel('tau')
ax.set_ylabel('Mach number')
ax.set_title('Mach Number Profile')
ax.legend(fontsize=7)
ax.set_ylim(1e-3, 200)
ax.grid(True, alpha=0.3)

plt.suptitle('ENTRY-HORIZON-SPECTRUM-71: Entry Sonic Horizon Analysis', fontsize=13, y=0.98)
plt.tight_layout(rect=[0, 0, 1, 0.96])
plt.savefig(os.path.join(SCRIPT_DIR, 's71_entry_horizon_spectrum.png'), dpi=150, bbox_inches='tight')
print(f"  Saved plot to s71_entry_horizon_spectrum.png")

# ============================================================
# SUMMARY
# ============================================================
total_time = time() - t_total_start
print(f"\n{'='*72}")
print(f"COMPLETE. Total time: {total_time:.2f}s")
print(f"{'='*72}")
print(f"\nKey results:")
print(f"  tau_entry = {tau_entry:.6f}")
print(f"  N_crossings_physical (entry region) = {N_crossings_entry_physical}")
print(f"  N_crossings_physical (full scan) = {N_crossings_physical_total}")
print(f"  N_conjugate_degeneracies (not physical) = {N_crossings_conjugate}")
print(f"  T_entry = {T_entry_best:.4f} M_KK")
print(f"  T_compound = {T_compound:.4f} M_KK")
print(f"  T_entry / T_compound = {T_entry_best / T_compound:.4f}")
print(f"\n  B1 at entry: {B1_track[idx_entry]:.6f} M_KK (dB1/dtau = {np.gradient(B1_track, dtau)[idx_entry]:.6f})")
print(f"  B2 at entry: {B2_track_01[idx_entry]:.6f} M_KK (dB2/dtau = {np.gradient(B2_track_01, dtau)[idx_entry]:.6f})")
print(f"  B3 at entry: {B3_track[idx_entry]:.6f} M_KK (dB3/dtau = {np.gradient(B3_track, dtau)[idx_entry]:.6f})")
print(f"  Min inter-branch gaps: B2-B1={min_B2_B1:.4f}, B3-B2={min_B3_B2:.4f}, B3-B1={min_B3_B1:.4f}")
print(f"\nGate: ENTRY-HORIZON-SPECTRUM-71 — INFO: {verdict}")
